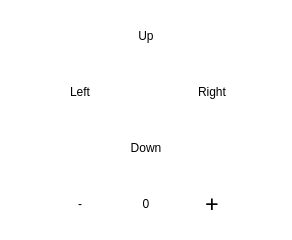
<?xml version="1.0" encoding="UTF-8"?>
<ui version="4.0">
 <class>Widget</class>
 <widget class="QWidget" name="Widget">
  <property name="geometry">
   <rect>
    <x>0</x>
    <y>0</y>
    <width>292</width>
    <height>240</height>
   </rect>
  </property>
  <property name="maximumSize">
   <size>
    <width>410</width>
    <height>300</height>
   </size>
  </property>
  <property name="windowTitle">
   <string>DisplayOrientation</string>
  </property>
  <property name="styleSheet">
   <string notr="true">#Widget
{	
	background-color: rgb(255, 255, 255);
}
QPushButton{
	font: 12pt &quot;Impact&quot;;
	border-style:dashed;
	border-radius:5px;
    border-color:#000000;
}
#PlusButton{
	font: 18pt &quot;Impact&quot;;
	border-style:dashed;
	border-radius:5px;
    border-color:#000000;
}
#MinusButton{
	font: 18pt &quot;Impact&quot;;
	border-style:dashed;
	border-radius:5px;
    border-color:#000000;
}
QLabel{
	font: 16pt &quot;Impact&quot;;
}</string>
  </property>
  <layout class="QGridLayout" name="gridLayout_5">
   <item row="0" column="0">
    <layout class="QGridLayout" name="gridLayout_4">
     <item row="0" column="0">
      <layout class="QGridLayout" name="gridLayout_2">
       <item row="0" column="0">
        <widget class="QPushButton" name="LeftButton">
         <property name="minimumSize">
          <size>
           <width>50</width>
           <height>50</height>
          </size>
         </property>
         <property name="maximumSize">
          <size>
           <width>60</width>
           <height>60</height>
          </size>
         </property>
         <property name="styleSheet">
          <string notr="true">border-image: url(:/images/left.png);</string>
         </property>
         <property name="text">
          <string>Left</string>
         </property>
        </widget>
       </item>
       <item row="0" column="1">
        <layout class="QGridLayout" name="gridLayout">
         <item row="2" column="0">
          <widget class="QPushButton" name="DownButton">
           <property name="minimumSize">
            <size>
             <width>50</width>
             <height>50</height>
            </size>
           </property>
           <property name="maximumSize">
            <size>
             <width>60</width>
             <height>60</height>
            </size>
           </property>
           <property name="styleSheet">
            <string notr="true">border-image: url(:/images/down.png);</string>
           </property>
           <property name="text">
            <string>Down</string>
           </property>
          </widget>
         </item>
         <item row="0" column="0">
          <widget class="QPushButton" name="UpButton">
           <property name="minimumSize">
            <size>
             <width>50</width>
             <height>50</height>
            </size>
           </property>
           <property name="maximumSize">
            <size>
             <width>60</width>
             <height>60</height>
            </size>
           </property>
           <property name="styleSheet">
            <string notr="true">border-image: url(:/images/up.png);</string>
           </property>
           <property name="text">
            <string>Up</string>
           </property>
          </widget>
         </item>
         <item row="1" column="0">
          <spacer name="verticalSpacer">
           <property name="orientation">
            <enum>Qt::Vertical</enum>
           </property>
           <property name="sizeHint" stdset="0">
            <size>
             <width>20</width>
             <height>40</height>
            </size>
           </property>
          </spacer>
         </item>
        </layout>
       </item>
       <item row="0" column="2">
        <widget class="QPushButton" name="RightButton">
         <property name="minimumSize">
          <size>
           <width>50</width>
           <height>50</height>
          </size>
         </property>
         <property name="maximumSize">
          <size>
           <width>60</width>
           <height>60</height>
          </size>
         </property>
         <property name="styleSheet">
          <string notr="true">border-image: url(:/images/right.png);</string>
         </property>
         <property name="text">
          <string>Right</string>
         </property>
        </widget>
       </item>
      </layout>
     </item>
     <item row="1" column="0">
      <layout class="QGridLayout" name="gridLayout_3">
       <item row="0" column="0">
        <widget class="QPushButton" name="MinusButton">
         <property name="minimumSize">
          <size>
           <width>0</width>
           <height>50</height>
          </size>
         </property>
         <property name="styleSheet">
          <string notr="true">border-image: url(:/images/rotate_left.png);</string>
         </property>
         <property name="text">
          <string>-</string>
         </property>
        </widget>
       </item>
       <item row="0" column="2">
        <widget class="QPushButton" name="PlusButton">
         <property name="minimumSize">
          <size>
           <width>0</width>
           <height>50</height>
          </size>
         </property>
         <property name="font">
          <font>
           <family>Impact</family>
           <pointsize>18</pointsize>
           <weight>50</weight>
           <italic>false</italic>
           <bold>false</bold>
          </font>
         </property>
         <property name="styleSheet">
          <string notr="true">border-image: url(:/images/rotate_right.png);</string>
         </property>
         <property name="text">
          <string>+</string>
         </property>
        </widget>
       </item>
       <item row="0" column="1">
        <widget class="QLabel" name="label">
         <property name="text">
          <string>0</string>
         </property>
         <property name="alignment">
          <set>Qt::AlignCenter</set>
         </property>
        </widget>
       </item>
      </layout>
     </item>
    </layout>
   </item>
  </layout>
 </widget>
 <layoutdefault spacing="6" margin="11"/>
 <resources/>
 <connections/>
</ui>
